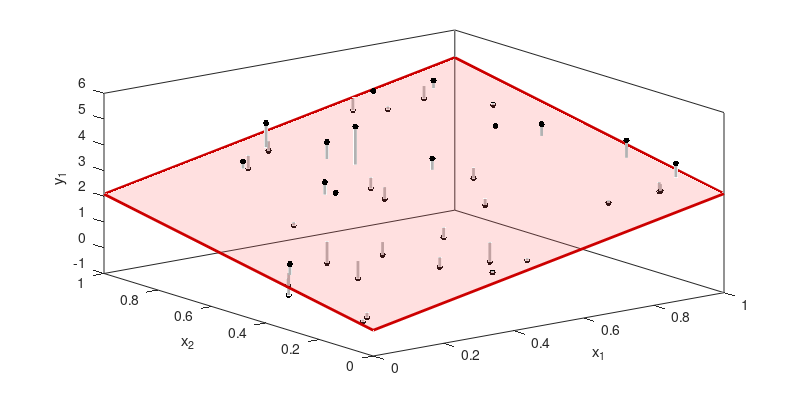

This chart was generated by the following MATLAB code:
function demo_LS01
% Multivariate ordinary least squares 
%
% Copyright (c) 2015 Idiap Research Institute, http://idiap.ch/
% Written by Sylvain Calinon, http://calinon.ch/
% 
% This file is part of PbDlib, http://www.idiap.ch/software/pbdlib/
% 
% PbDlib is free software: you can redistribute it and/or modify
% it under the terms of the GNU General Public License version 3 as
% published by the Free Software Foundation.
% 
% PbDlib is distributed in the hope that it will be useful,
% but WITHOUT ANY WARRANTY; without even the implied warranty of
% MERCHANTABILITY or FITNESS FOR A PARTICULAR PURPOSE. See the
% GNU General Public License for more details.
% 
% You should have received a copy of the GNU General Public License
% along with PbDlib. If not, see <http://www.gnu.org/licenses/>.


%% Parameters
%%%%%%%%%%%%%%%%%%%%%%%%%%%%%%%%%%%%%%%%%%%%%%%%%%%%%%%%%%%%%%%%%%%%%%%%%%%
nbVarIn = 2; %Dimension of input vector
nbVarOut = 1; %Dimension of output vector
nbData = 40; %Number of datapoints


%% Generate data
%%%%%%%%%%%%%%%%%%%%%%%%%%%%%%%%%%%%%%%%%%%%%%%%%%%%%%%%%%%%%%%%%%%%%%%%%%%
%A0 = rand(nbVarIn,nbVarOut)-0.5; %Linear relation between input and output (to be estimated)
A0 = [3; 2]; %Linear relation between input and output (to be estimated)
X = rand(nbData,nbVarIn); %Input data
Y = X * A0 + randn(nbData,nbVarOut)*5E-1; %Output data (with noise)


%% Regression
%%%%%%%%%%%%%%%%%%%%%%%%%%%%%%%%%%%%%%%%%%%%%%%%%%%%%%%%%%%%%%%%%%%%%%%%%%%
% if nbData > nbVarIn
% 	A = (X'*X)\X' * Y; 
% else
% 	A = X'/(X*X') * Y; 
% end
A = pinv(X) * Y;

%Compute fitting error
e = 0;
for t=1:nbData
	%e = e + norm(Y(t,:)-X(t,:)*A)^2;
	e = e + (Y(t,:)-X(t,:)*A)' * (Y(t,:)-X(t,:)*A);
end
e
%norm(Y-X*A)^2
(Y-X*A)' * (Y-X*A)


%% 3D Plot
%%%%%%%%%%%%%%%%%%%%%%%%%%%%%%%%%%%%%%%%%%%%%%%%%%%%%%%%%%%%%%%%%%%%%%%%%%%
figure('PaperPosition',[0 0 8 4],'position',[10,10,800,700]); hold on; box on;
for t=1:nbData
	plot3([X(t,1) X(t,1)], [X(t,2) X(t,2)], [Y(t,1) X(t,:)*A], '-','linewidth',2,'color',[.7 .7 .7]);
	plot3(X(t,1), X(t,2), Y(t,1), '.','markersize',14,'color',[0 0 0]);
end
patch([0 0 1 1 0], [0 1 1 0 0], [0 [0,1]*A [1,1]*A [1,0]*A 0], [1 .4 .4],'linewidth',2,'edgecolor',[.8 0 0],'facealpha',0.2);
view(3); xlabel('x_1'); ylabel('x_2'); zlabel('y_1');
axis([0 1 0 1 -1 6]);
%print('-dpng','graphs/demo_LS01.png');

%pause;
%close all;
